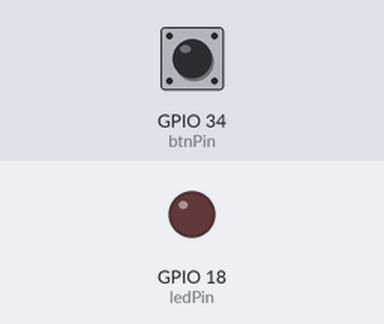
Simulated run of this program. Board: ESP32. On the bench: output pins drawn as LEDs (lit = HIGH). Inputs (shaded band) come from the test bench; at power-on: GPIO 34 (btnPin) HIGH.

Above: at 1.2 s.
1.3 s: GPIO 34 (btnPin) pulled LOW for 0.15 s
At 1.37 s:
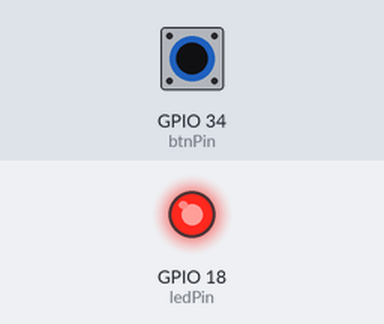
2.9 s: GPIO 34 (btnPin) pulled LOW for 3.2 s
At 6.4 s:
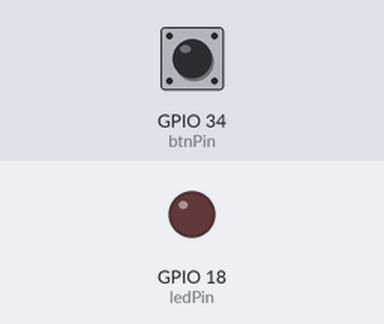
Timing chart, 0 to 7.9 s (numbered marks = the images above; inputs shaded):
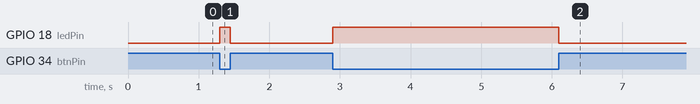

Measured:
- after the input at 1.3 s, GPIO 18 (ledPin): LOW → HIGH at once, → LOW 0.15 s later
- after the input at 2.9 s, GPIO 18 (ledPin): LOW → HIGH at once, → LOW 3.2 s later

The program:

main.cpp
```cpp
#include <Arduino.h>

constexpr uint8_t ledPin = 18;
constexpr uint8_t btnPin = 34;

void setup()
{
  // define led pin as output
  pinMode(ledPin, OUTPUT);
  // define btn pin as input
  pinMode(btnPin, INPUT);
}

void loop()
{
  // read the current state of the button and
  // check if button is pressed (LOW)
  if (digitalRead(btnPin) == LOW)
  {
    digitalWrite(ledPin, HIGH); // turn led on
  }
  else // button is not pressed (HIGH)
  {
    digitalWrite(ledPin, LOW); // turn led off
  }
}
```
